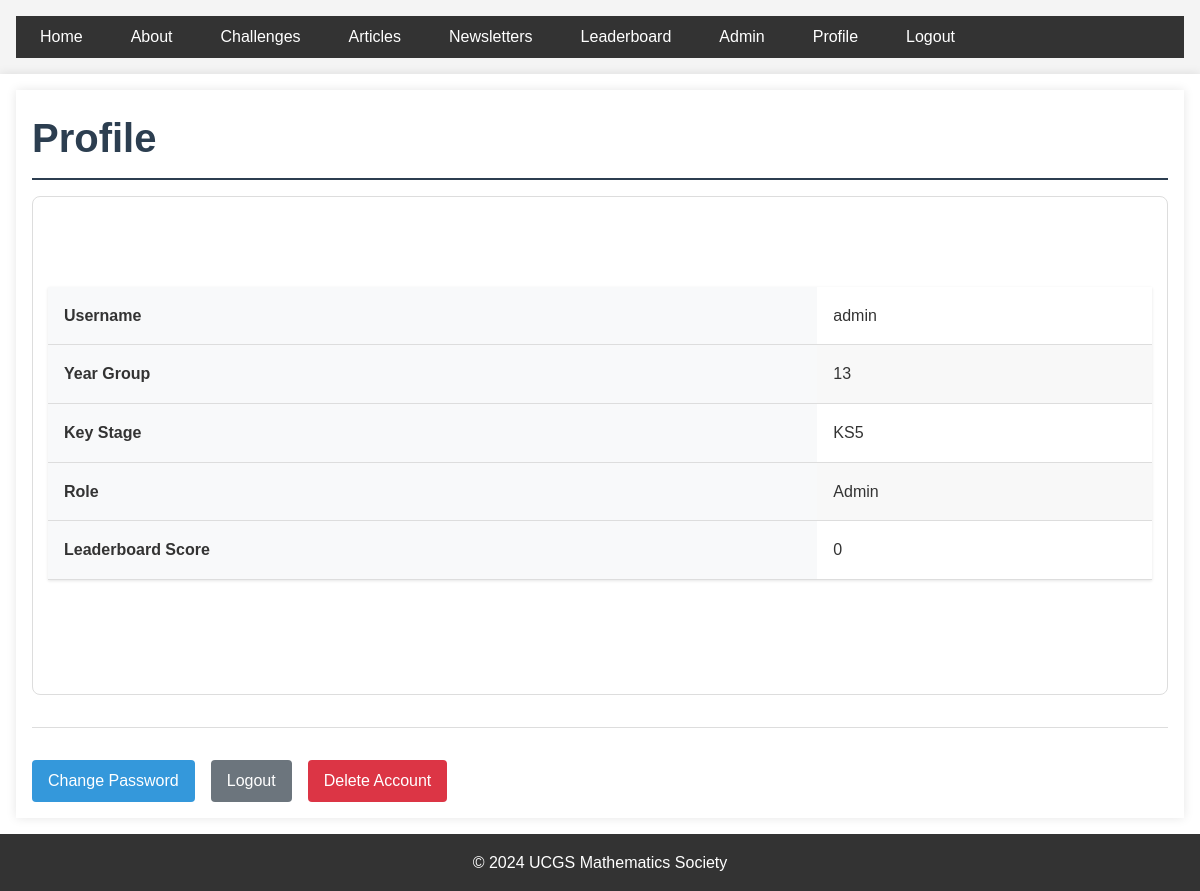
Before: /profile/ (signed in) with the older database file.
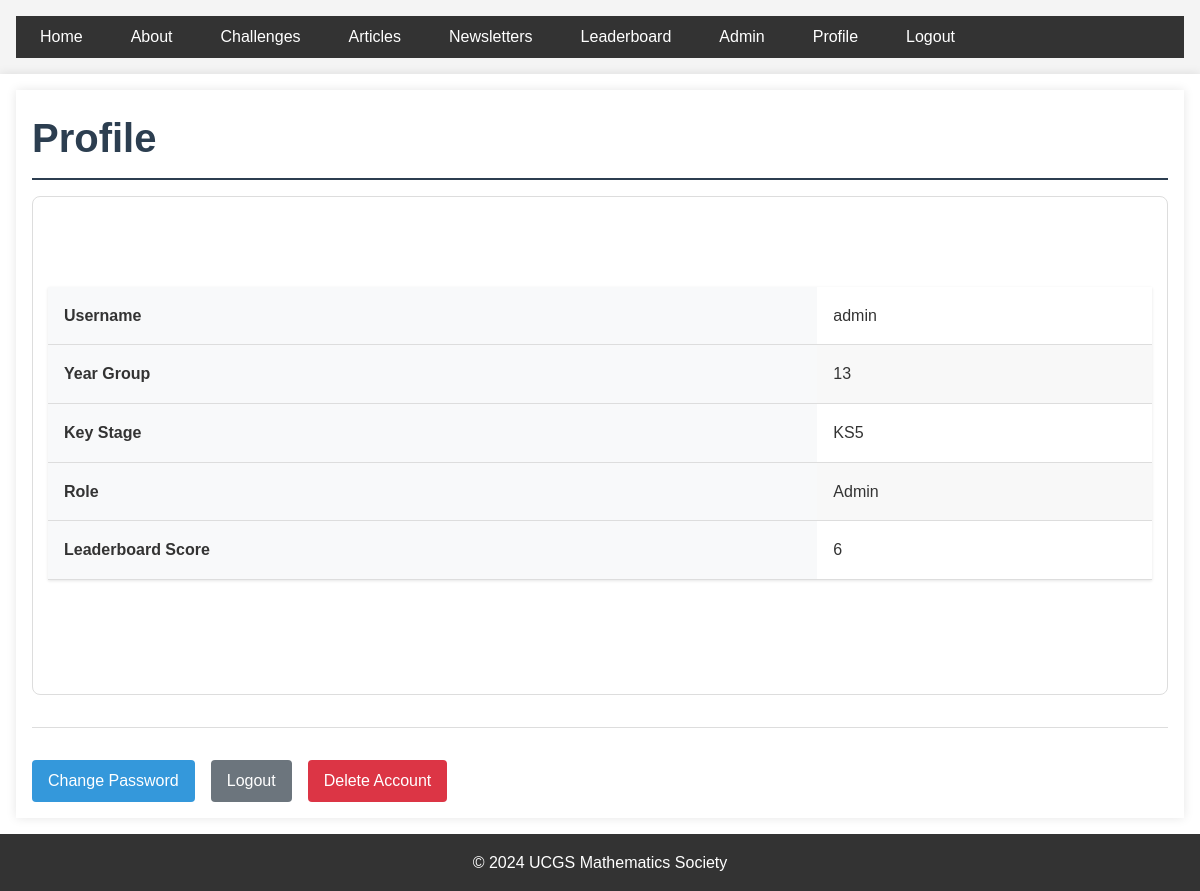
After: the same page with the newer database file.
### app/models.py (models this page shows)
class LeaderboardEntry(db.Model):
    id = db.Column(db.Integer, primary_key=True)
    user_id = db.Column(db.Integer, db.ForeignKey('user.id'), nullable=False)
    score = db.Column(db.Integer, default=0)
    last_updated = db.Column(db.DateTime, nullable=False, default=datetime.utcnow)
    user = db.relationship('User', backref=db.backref('leaderboard_entries', cascade='all, delete-orphan'))

### app/profile/routes.py (the view)
@bp.route('/')  # Changed from '/profile' to '/' since we're using url_prefix
@login_required
def profile():
    leaderboard_data = LeaderboardEntry.query.filter_by(user_id=current_user.id).first()
    return render_template('profile/main_profile.html', title='Profile', leaderboard_data=leaderboard_data)

### app/__init__.py (called while the page is built)
def create_app(config_class=Config):
    app = Flask(__name__)
    app.config.from_object(config_class)
    app.logger.setLevel(logging.INFO)
    ckeditor.init_app(app)
    db.init_app(app)
    login_manager.init_app(app)
    @login_manager.user_loader
    def load_user(user_id):
        return User.query.get(int(user_id))
    migrate.init_app(app, db, render_as_batch=True)
    from app.auth import bp as auth_bp
    from app.main import bp as main_bp
    from app.profile import bp as profile_bp
    from app.admin import bp as admin_bp
    app.register_blueprint(auth_bp)
    app.register_blueprint(main_bp)
    app.register_blueprint(profile_bp, url_prefix='/profile')
    app.register_blueprint(admin_bp)
    return app

### app/templates/profile/main_profile.html
{% extends "base.html" %}
{% block content %}
<main>
    <h1 class="challenge-title">Profile</h1>
    <div class="challenge-card">
        <div class="challenge-content">
            <table>
                <tr>
                    <th>Username</th>
                    <td>{{ current_user.username }}</td>
                </tr>
                <tr>
                    <th>Year Group</th>
                    <td>{{ current_user.year }}</td>
                </tr>
                <tr>
                    <th>Key Stage</th>
                    <td>{{ current_user.key_stage }}</td>
                </tr>
                <tr>
                    <th>Role</th>
                    <td>{{ 'Admin' if current_user.is_admin else 'User' }}</td>
                </tr>
                <tr>
                    <th>Leaderboard Score</th>
                    <td>{{ leaderboard_data.score if leaderboard_data.score else '0' }}</td>
                </tr>
            </table>
        </div>
    </div>
    <div class="challenge-actions">
        <a href="{{ url_for('profile.change_password') }}" class="button">
            Change Password
        </a>
        <a href="{{ url_for('auth.logout') }}" class="button button-secondary">
            Logout
        </a>
        <a href="{{ url_for('profile.delete_account') }}" class="button button-danger">
            Delete Account
        </a>
    </div>
</main>
{% endblock %}

Changed rows visible on the page:
added LeaderboardEntry: score "6"
Other visible differences:
{{ leaderboard_data.score if leaderboard_data.score else '0' }}: "0" → (not shown)
